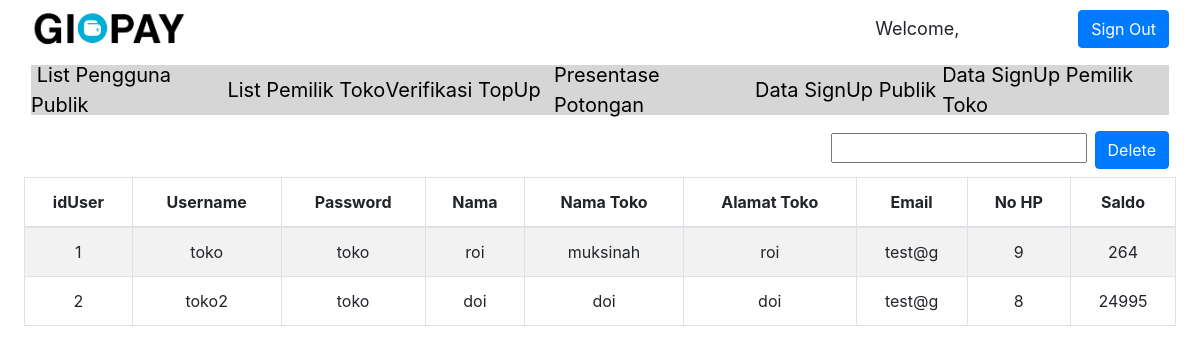
The app's page /adminLToko.php, older data.
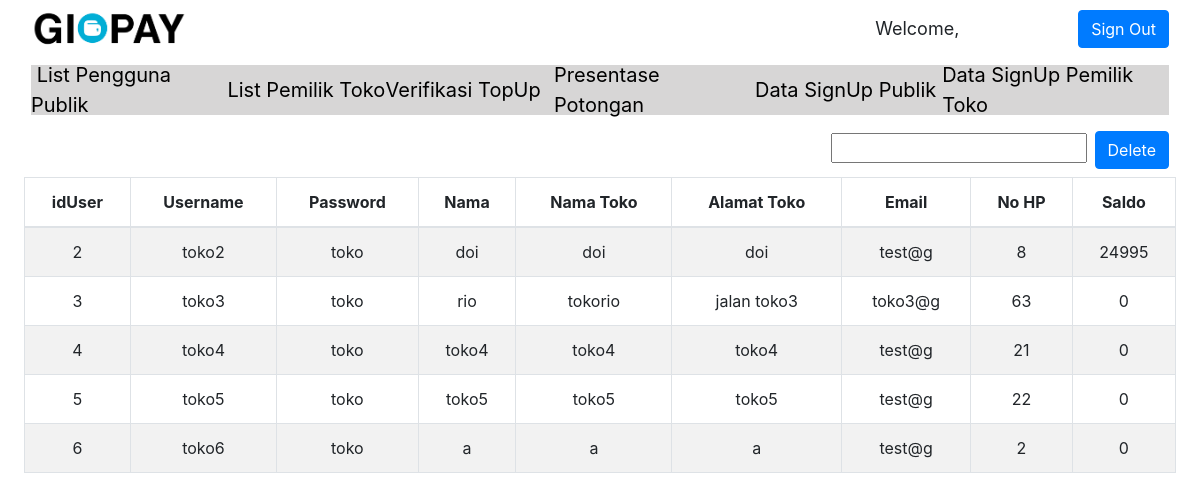
The same page, newer data.
### tables this page shows
CREATE TABLE `pemiliktoko` (
  `idUser` int(11) NOT NULL,
  `username` varchar(15) NOT NULL,
  `password` varchar(15) NOT NULL,
  `nama` varchar(50) NOT NULL,
  `namaToko` varchar(50) NOT NULL,
  `alamatToko` varchar(150) NOT NULL,
  `email` varchar(50) NOT NULL,
  `noHp` int(12) NOT NULL,
  `saldo` float NOT NULL,
  `tanggalSignUp` date NOT NULL,
  `idKota` int(11) NOT NULL
);

### server.php (called while the page is built, shortened)
<?php
    require_once "mysqlDB.php";
function getListToko(){
    $db = new MySQLDB('localhost', 'root', '', 'gipay');
    $query = "SELECT idUser, username, password, nama, namaToko, alamatToko, email, noHp, saldo FROM pemiliktoko";
    $res = $db->executeSelectQuery($query);
    return $res;
}
?>

### mysqlDB.php (called while the page is built, shortened)
<?php
class MySQLDB{
	protected $servername;
	protected $username;
	protected $password;
	protected $dbname;
	protected $db_connection;
	public function __construct($servername,$username,$password,$dbname){
		$this->servername=$servername;
		$this->username=$username;
		$this->password=$password;
		$this->dbname=$dbname;
	}
	public function openConnection(){
		$this->db_connection=new mysqli($this->servername,$this->username,$this->password,$this->dbname);
	}
	public function executeSelectQuery($sql){
		$query_result=$this->db_connection->query($sql);
		$result=[];
		if($query_result!=[]){
			if($query_result->num_rows > 0){
				while ($row=$query_result->fetch_row()) {
					$result[] = $row;
				}
			}
		}
		return $result;
	}
}
?>

### adminLToko.php (the view, shortened to what this page needs)
<?php
    include "server.php";
?>
<!DOCTYPE html>
<html>
<head>
    <link rel="stylesheet" href="assets/bootstrap/css/bootstrap.min.css">
    <link rel="stylesheet" href="assets/css/Data-Table-1.css">
    <link rel="stylesheet" href="assets/css/Data-Table.css">
    <link rel="stylesheet" href="assets/css/Header-Blue.css">
    <link rel="stylesheet" href="https://cdn.datatables.net/1.10.15/css/dataTables.bootstrap.min.css">
    <link rel="stylesheet" href="assets/css/Google-Style-Login.css">
    <link rel="stylesheet" href="assets/css/LinkedIn-like-Profile-Box.css">
    <link rel="stylesheet" href="assets/css/Pretty-Registration-Form.css">
    <link rel="stylesheet" href="assets/css/styles.css">
    <link rel="stylesheet" href="assets/css/Table-With-Search-1.css">
    <link rel="stylesheet" href="assets/css/Table-With-Search.css">
    <link rel="stylesheet" href="assets/css/Team-Boxed.css">
</head>
<body>
    <nav class="navbar navbar-light navbar-expand-md" style="background-color: #ffffff;">
        <div class="container-fluid"><img src="assets/img/Gipay.png" style="height: 40px;">
            <input class="form-control-plaintext" type="text" value="Welcome, <?php echo $_SESSION['username']; ?>" readonly="" style="width: 205px;font-size: 18px;"><a href="adminLToko.php?logout='1'" class="btn btn-primary" role="button">Sign Out</a></div>
    </nav>
    <nav class="navbar navbar-light navbar-expand-md">
        <div class="container-fluid"><button data-toggle="collapse" class="navbar-toggler" data-target="#navcol-2"><span class="sr-only">Toggle navigation</span><span class="navbar-toggler-icon"></span></button>
            <div class="collapse navbar-collapse" id="navcol-2" style="background-color: #d7d6d6;font-size: 20px;height: 50px;color: rgb(0,0,0);">
                <a href="adminLPub.php" style="color: rgb(0,0,0);width: 210px;">&nbsp;List Pengguna Publik</a><a href="adminLToko.php" style="color: rgb(0,0,0);width: 169px;">List Pemilik Toko</a><a href="adminVerif.php" style="color: rgb(0,0,0);width: 180px;">Verifikasi TopUp</a><a href="adminPotong.php"
                    style="color: rgb(0,0,0);width: 215px;">Presentase Potongan</a><a href="adminSignUpPub.php" style="color: rgb(0,0,0);width: 200px;">Data SignUp Publik</a><a href="adminSignUpToko.php" style="color: rgb(0,0,0);">Data SignUp Pemilik Toko</a>
                </div>
        </div>
    </nav>
    <nav class="navbar navbar-light navbar-expand-md" style="background-color: #ffffff;">
        <div class="container-fluid"><button data-toggle="collapse" class="navbar-toggler" data-target="#navcol-1"><span class="sr-only">Toggle navigation</span><span class="navbar-toggler-icon"></span></button>
            <form class="form-blokPub" action="adminLToko.php" method="POST"><input name="idUser" type="text" style="margin-right: 8px;"><button name="delete_toko" class="btn btn-primary" type="submit">Delete</button></form></div>
    </nav><table id="example" class="table table-striped table-bordered" cellspacing="0" width="100%">
        <thead>
            <tr>
                <th>idUser</th>
                <th>Username</th>
                <th>Password</th>
                <th>Nama</th>
                <th>Nama Toko</th>
                <th>Alamat Toko</th>
                <th>Email</th>
                <th>No HP</th>
                <th>Saldo</th>
            </tr>
        </thead>
        <tbody>
            <?php
            $result = getListToko();
            foreach($result as $row) {
                echo '<tr>';
                foreach($row as $cell){
                    echo('<td>' . $cell . '</td>');
                }
                echo '</tr>';
			}
            ?>
        </tbody>
    </table>
</body>
</html>

### assets/css/Data-Table-1.css (style rules this page uses)
#example { margin-bottom: 0; }

### assets/css/Data-Table.css (style rules this page uses)
#example { margin-bottom: 0; }
#example { width: 96%; text-align: center; margin: auto; }

Row changes from the older to the newer data that the page shows:
removed pemiliktoko: idUser "1", cell "toko", cell "roi", namaToko "muksinah", email "test@g", noHp "9", saldo "264"
added pemiliktoko: idUser "3", username "toko3", password "toko", nama "rio", namaToko "tokorio", alamatToko "jalan toko3", email "toko3@g", noHp "63", saldo "0"
added pemiliktoko: idUser "4", cell "toko4", password "toko", email "test@g", noHp "21", saldo "0"
added pemiliktoko: idUser "5", cell "toko5", password "toko", email "test@g", noHp "22", saldo "0"
added pemiliktoko: idUser "6", username "toko6", password "toko", cell "a", email "test@g", noHp "2", saldo "0"
